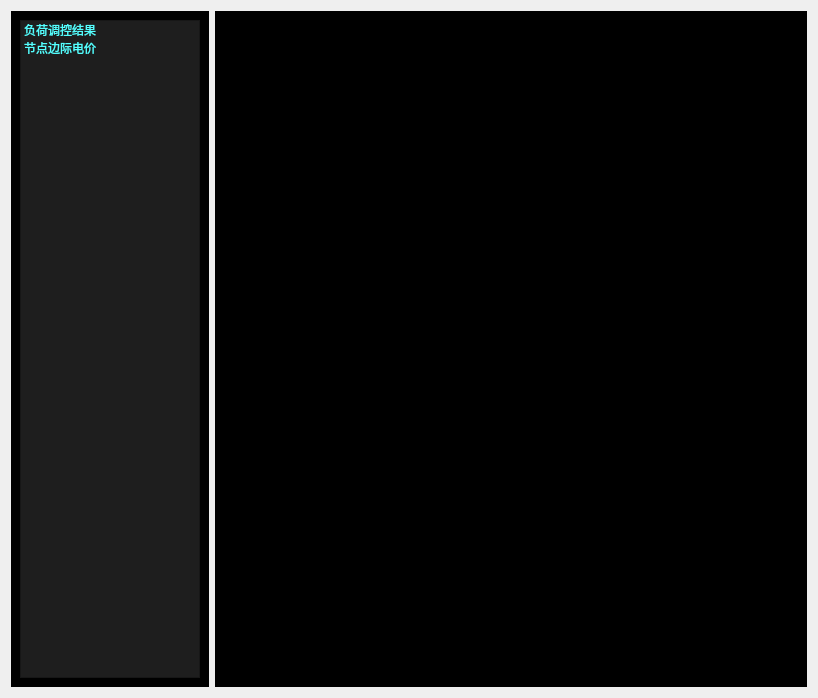
                       <widget class="QWidget" name="tab_4">
                        <attribute name="title">
                         <string>运行评估</string>
                        </attribute>
                        <layout class="QVBoxLayout" name="verticalLayout_5">
                         <item>
                          <layout class="QHBoxLayout" name="horizontalLayout_8" stretch="1,3">
                           <item>
                            <widget class="QWidget" name="widget_6" native="true">
                             <property name="styleSheet">
                              <string notr="true">color: rgb(3, 128, 125);
border-color: rgb(85, 255, 255);
background-color: rgb(0, 0, 0);</string>
                             </property>
                             <layout class="QVBoxLayout" name="verticalLayout_2">
                              <item>
                               <widget class="QListWidget" name="listWidget">
                                <property name="styleSheet">
                                 <string notr="true">background-color: rgb(30, 30, 30);
color: rgb(85, 255, 255);
border-color: rgb(85, 255, 255);</string>
                                </property>
                                <item>
                                 <property name="text">
                                  <string>负荷调控结果</string>
                                 </property>
                                </item>
                                <item>
                                 <property name="text">
                                  <string>节点边际电价</string>
                                 </property>
                                </item>
                               </widget>
                              </item>
                             </layout>
                            </widget>
                           </item>
                           <item>
                            <widget class="QWidget" name="widget_9" native="true">
                             <property name="styleSheet">
                              <string notr="true">QWidget#widget_9{background-color: rgb(0, 0, 0);
border-color: rgb(85, 255, 255);}
</string>
                             </property>
                             <layout class="QVBoxLayout" name="verticalLayout_7">
                              <item>
                               <layout class="QVBoxLayout" name="verticalLayout_6" stretch="1,15">
                                <item>
                                 <layout class="QHBoxLayout" name="horizontalLayout_10">
                                  <item>
                                   <spacer name="horizontalSpacer_16">
                                    <property name="orientation">
                                     <enum>Qt::Horizontal</enum>
                                    </property>
                                    <property name="sizeHint" stdset="0">
                                     <size>
                                      <width>40</width>
                                      <height>20</height>
                                     </size>
                                    </property>
                                   </spacer>
                                  </item>
                                  <item>
                                   <widget class="QLabel" name="label">
                                    <property name="minimumSize">
                                     <size>
                                      <width>225</width>
                                      <height>105</height>
                                     </size>
                                    </property>
                                    <property name="maximumSize">
                                     <size>
                                      <width>150</width>
                                      <height>70</height>
                                     </size>
                                    </property>
                                    <property name="styleSheet">
                                     <string notr="true">font: 9pt &quot;等线&quot;;
color: rgb(85, 255, 255);
</string>
                                    </property>
                                    <property name="text">
                                     <string/>
                                    </property>
                                    <property name="pixmap">
                                     <pixmap resource="image/image.qrc">:/icon/label_2.gif</pixmap>
                                    </property>
                                    <property name="scaledContents">
                                     <bool>true</bool>
                                    </property>
                                    <property name="alignment">
                                     <set>Qt::AlignCenter</set>
                                    </property>
                                   </widget>
                                  </item>
                                  <item>
                                   <spacer name="horizontalSpacer_9">
                                    <property name="orientation">
                                     <enum>Qt::Horizontal</enum>
                                    </property>
                                    <property name="sizeHint" stdset="0">
                                     <size>
                                      <width>40</width>
                                      <height>20</height>
                                     </size>
                                    </property>
                                   </spacer>
                                  </item>
                                 </layout>
                                </item>
                                <item>
                                 <widget class="QWidget" name="widget_10" native="true">
                                  <property name="styleSheet">
                                   <string notr="true">background-color: rgb(0, 0, 0);</string>
                                  </property>
                                  <layout class="QVBoxLayout" name="verticalLayout_8">
                                   <item>
                                    <spacer name="verticalSpacer">
                                     <property name="orientation">
                                      <enum>Qt::Vertical</enum>
                                     </property>
                                     <property name="sizeType">
                                      <enum>QSizePolicy::Preferred</enum>
                                     </property>
                                     <property name="sizeHint" stdset="0">
                                      <size>
                                       <width>20</width>
                                       <height>25</height>
                                      </size>
                                     </property>
                                    </spacer>
                                   </item>
                                   <item>
                                    <widget class="QLabel" name="label_9">
                                     <property name="minimumSize">
                                      <size>
                                       <width>480</width>
                                       <height>480</height>
                                      </size>
                                     </property>
                                     <property name="styleSheet">
                                      <string notr="true"/>
                                     </property>
                                     <property name="text">
                                      <string/>
                                     </property>
                                     <property name="alignment">
                                      <set>Qt::AlignCenter</set>
                                     </property>
                                    </widget>
                                   </item>
                                   <item>
                                    <spacer name="verticalSpacer_2">
                                     <property name="orientation">
                                      <enum>Qt::Vertical</enum>
                                     </property>
                                     <property name="sizeType">
                                      <enum>QSizePolicy::Preferred</enum>
                                     </property>
                                     <property name="sizeHint" stdset="0">
                                      <size>
                                       <width>20</width>
                                       <height>24</height>
                                      </size>
                                     </property>
                                    </spacer>
                                   </item>
                                  </layout>
                                 </widget>
                                </item>
                               </layout>
                              </item>
                             </layout>
                            </widget>
                           </item>
                          </layout>
                         </item>
                        </layout>
                       </widget>
